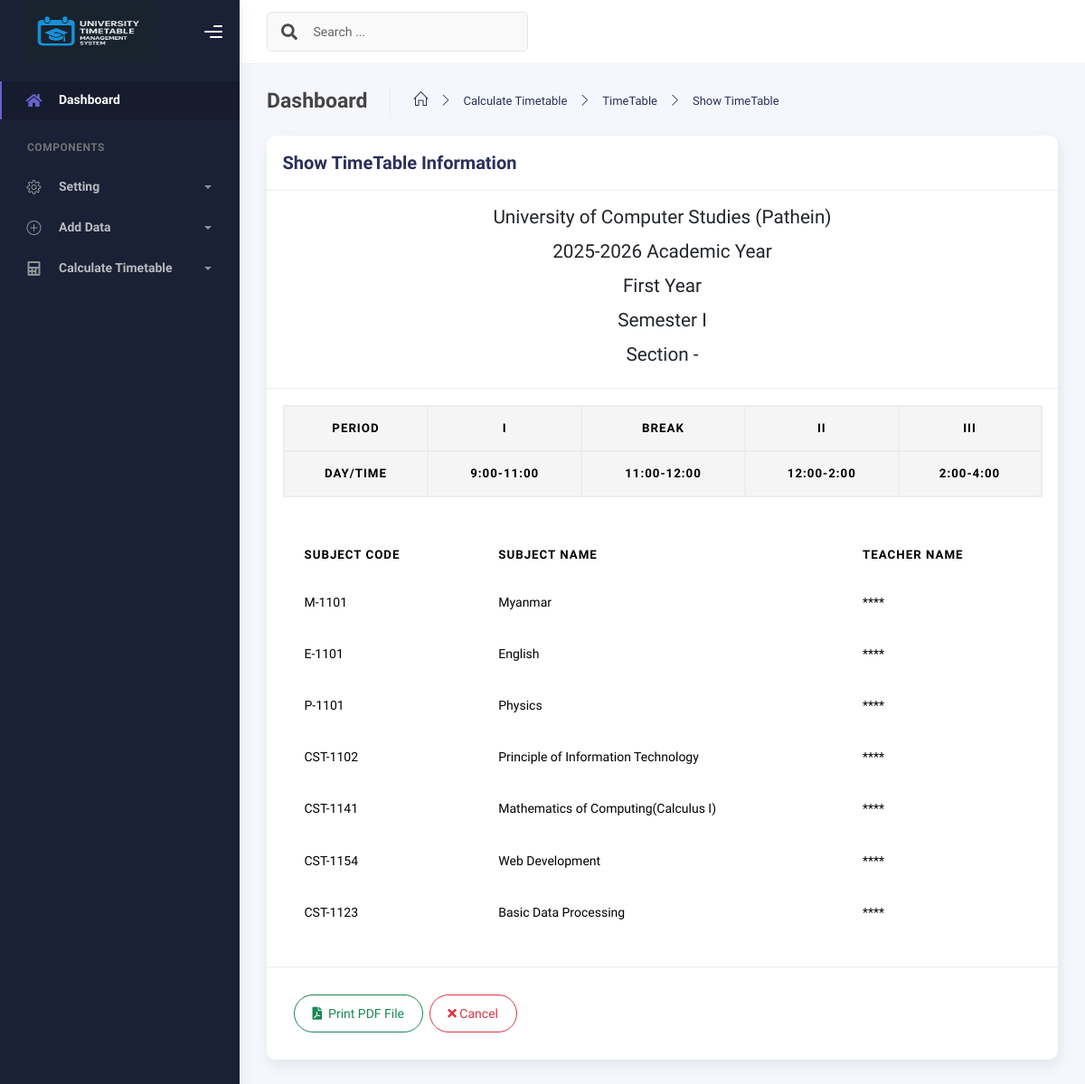
Before: /TimeTable_show.php?year_id=1 with the older database file.
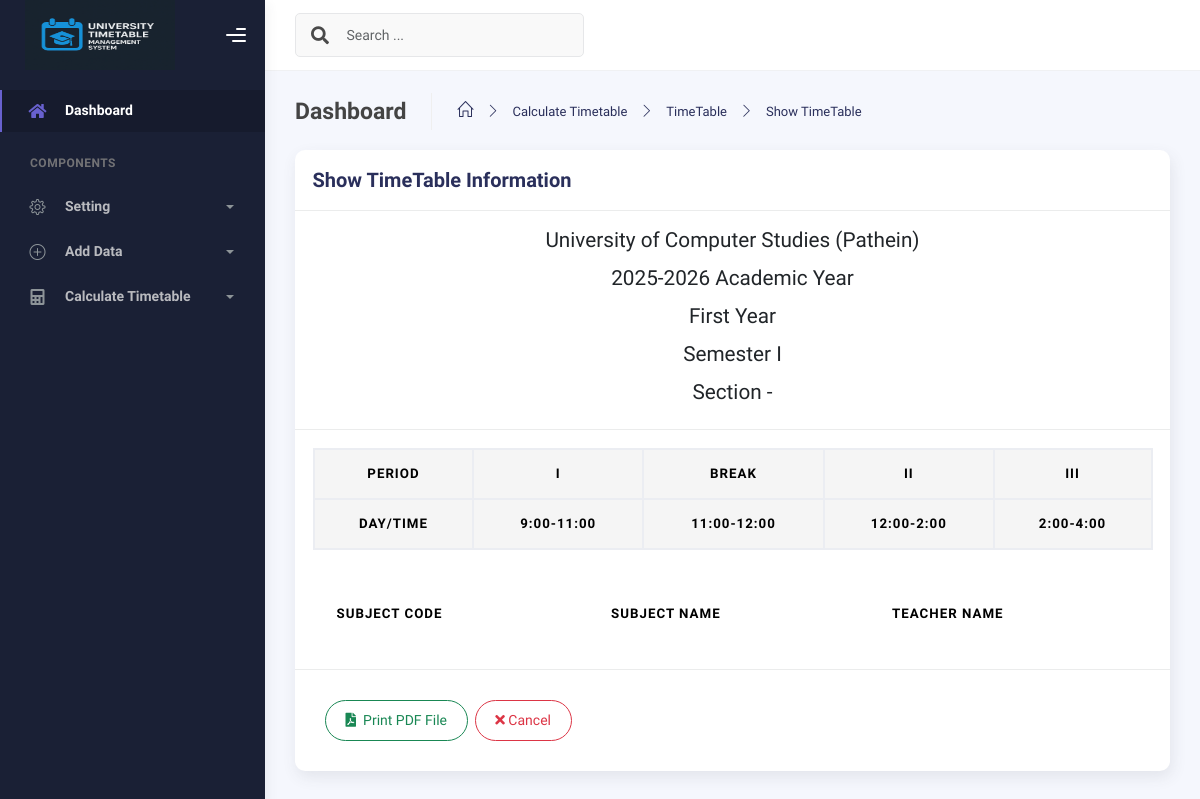
After: the same page with the newer database file.
### tables this page shows
CREATE TABLE `year` (
  `year_id` int(6) NOT NULL,
  `year_name` varchar(50) NOT NULL,
  `acdyear` varchar(20) NOT NULL,
  `semester` varchar(50) NOT NULL
);

CREATE TABLE `subject` (
  `sub_id` int(6) NOT NULL,
  `scode` varchar(20) NOT NULL,
  `sname` varchar(100) NOT NULL,
  `year_id` int(11) NOT NULL,
  `pre_requisite` varchar(20) NOT NULL,
  `credit_unit` int(11) NOT NULL,
  `type` varchar(20) NOT NULL,
  `dept_code` varchar(20) NOT NULL,
  `degree_type` varchar(20) NOT NULL
);

### TimeTable_show.php (the view, shortened to what this page needs)
<?php include('conn.php');
$year_id = isset($_GET['year_id']) ? $_GET['year_id'] : null;
if ($year_id) {
    $stmt = $con->prepare("SELECT acdyear, year_name, semester FROM year WHERE year_id = ?");
    $stmt->bind_param("i", $year_id);
    $stmt->execute();
    $result = $stmt->get_result();
    if ($row = $result->fetch_assoc()) {
        $acdyear =$row['acdyear'];
        $year_name= $row['year_name'];
        $semester= $row['semester'];
    }
}
$section_id = isset($_GET['section_id']) ? $_GET['section_id'] : null;
    $stmt = $con->prepare("SELECT section_name FROM section WHERE section_id = ?");
    $stmt->bind_param("s", $section_id);
    $stmt->execute();
    $section_name = $stmt->get_result()->fetch_assoc()['section_name'];
$teacher_names = [];
$stmt = $con->prepare("SELECT sname, scode FROM subject WHERE year_id = ?");
$stmt->bind_param("i", $year_id);
$stmt->execute();
$result = $stmt->get_result();
$subjects = [];
while ($row = $result->fetch_assoc()) {
    $subjects[] = $row;
}
?>
<!DOCTYPE html>
<html lang="en">
  <head>
    <link rel="stylesheet" href="assets/css/bootstrap.min.css" />
    <link rel="stylesheet" href="assets/css/plugins.min.css" />
    <link rel="stylesheet" href="assets/css/kaiadmin.min.css" />
  </head>
  <body>
    <div class="wrapper">
              <div class="sidebar" data-background-color="dark">
            <div class="sidebar-logo">
                <div class="logo-header" data-background-color="dark">
                    <a href="index.php" class="logo">
                        <img
                            src="assets/img/Timetable/logo.png"
                            alt="navbar brand"
                            class="navbar-brand"
                            height="70"
                            width="150" />
                    </a>
                    <div class="nav-toggle">
                        <button class="btn btn-toggle toggle-sidebar">
                            <i class="gg-menu-right"></i>
                        </button>
                    </div>
                </div>
            </div>
            <div class="sidebar-wrapper scrollbar scrollbar-inner">
                <div class="sidebar-content">
                    <ul class="nav nav-secondary">
                        <li class="nav-item active">
                            <a href="index.php">
                                <i class="fas fa-home"></i>
                                <p>Dashboard</p>
                            </a>
                        </li>
                        <li class="nav-section">
                            <h4 class="text-section">Components</h4>
                        </li>
                        <li class="nav-item">
                            <a data-bs-toggle="collapse" href="#base">
                                <i class="icon-settings"></i>
                                <p>Setting</p>
                                <span class="caret"></span>
                            </a>
                        </li>
                        <li class="nav-item">
                            <a data-bs-toggle="collapse" href="#sidebarLayouts">
                                <i class="icon-plus"></i>
                                <p>Add Data</p>
                                <span class="caret"></span>
                            </a>
                        </li>
                        <li class="nav-item">
                            <a data-bs-toggle="collapse" href="#forms">
                                <i class="fas fa-calculator"></i>
                                <p>Calculate Timetable</p>
                                <span class="caret"></span>
                            </a>
                        </li>
                    </ul>
                </div>
            </div>
        </div>
      <div class="main-panel">
        <div class="main-header">
          <nav
            class="navbar navbar-header navbar-header-transparent navbar-expand-lg border-bottom"
          >
            <div class="container-fluid">
              <nav
                class="navbar navbar-header-left navbar-expand-lg navbar-form nav-search p-0 d-none d-lg-flex"
              >
                <div class="input-group">
                  <div class="input-group-prepend">
                    <button type="submit" class="btn btn-search pe-1">
                      <i class="fa fa-search search-icon"></i>
                    </button>
                  </div>
                  <input
                    type="text"
                    placeholder="Search ..."
                    class="form-control"
                  />
                </div>
              </nav>
            </div>
          </nav>
        </div>
        <div class="container">
          <div class="page-inner">
            <div class="page-header">
              <h4 class="page-title">Dashboard</h4>
              <ul class="breadcrumbs">
                <li class="nav-home">
                  <a href="index.php">
                    <i class="icon-home"></i>
                  </a>
                </li>
                <li class="separator">
                  <i class="icon-arrow-right"></i>
                </li>
                <li class="nav-item">
                  <a href="TimeTable.php">Calculate Timetable</a>
                </li>
                <li class="separator">
                  <i class="icon-arrow-right"></i>
                </li>
                <li class="nav-item">
                  <a href="TimeTable.php">TimeTable</a>
                </li>
                 <li class="separator">
                  <i class="icon-arrow-right"></i>
                </li>
                <li class="nav-item">
                  <a href="TimeTable_show.php">Show TimeTable</a>
                </li>
              </ul>
            </div>
            <div class="page-category">
              <div class="col-md-12">
                <div class="card">
                  <form action="Auto_process.php" method="post">
                  <div class="card-header">
                    <div class="d-flex align-items-center">
                      <h4 class="card-title">Show TimeTable Information</h4>
                    </div>
                  </div>
                    <div class="card-header  text-center">
                    <div class="align-items-center ">
                      <h4>University of Computer Studies (Pathein)</h4>
                      <h4><?php echo $acdyear; ?> Academic Year</h4>
                      <h4><?php echo $year_name; ?></h4>
                      <h4><?php echo $semester; ?></h4>
                      <h4>Section - <?php echo $section_name; ?></h4>
                    </div>
                  </div>
                  <div class="card-body">
                    <div class="table-responsive">
                      <table id="add-row" class="table text-center">
                        <thead class="table-info">
                          <tr>
                            <th>Period</th>
                            <th>I</th>
                            <th>Break</th>
                            <th>II</th>
                            <th>III</th>
                          </tr>
                          <tr>
                            <th>Day/Time</th>
                            <th>9:00-11:00</th>
                            <th>11:00-12:00</th>
                            <th>12:00-2:00</th>
                            <th>2:00-4:00</th>
                          </tr>
                        </thead>
                      </table>
                      <table class="display table table-hover" style="margin-top: 40px;">
                        <thead>
                          <tr style="border: none;">
                            <th style="border: none;">Subject Code</th>
                            <th style="border: none;">Subject Name</th>
                            <th style="border: none;">Teacher Name</th>
                          </tr>
                        </thead>
                        <tbody>
                        <?php
                  $i = 0;
                  foreach ($subjects as $data) {
                  echo "<tr style='border: none;'>";
                  echo "<td style='border: none;'>" . htmlspecialchars($data["scode"]) . "</td>";
                  echo "<td style='border: none;'>" . htmlspecialchars($data["sname"]) . "</td>";
                  if (isset($teacher_names[$i])) {
                    echo "<td style='border: none;'>" . htmlspecialchars($teacher_names[$i]) . "</td>";
                  } else {
                    echo "<td style='border: none;'>****</td>";
                    }
                    echo "</tr>";
                  $i++;
                  }
                  ?>
                        </tbody>
                      </table>
                    </div>
                  </div>
                    <div class="card-action d-flex gap-2 flex-wrap">
                      <button type="submit" class="btn btn-outline-success btn-round" name="print">
                        <i class="fa fa-file-pdf me-1"></i>
                        Print PDF File
                      </button>
                      <button type="button" class="btn btn-outline-danger btn-round"  onclick="window.location.href='TimeTable.php'"><i class="fa fa-times me-1"></i>Cancel</button>
                    </div>
                    </form>
                  </div>
                </div>
              </div>
            </div>
          </div>
        </div>
        <footer class="footer">
          <div class="container-fluid d-flex justify-content-between">
            <nav class="pull-left">
              <ul class="nav">
                <li class="nav-item">
                  <a class="nav-link" href="#"> Help </a>
                </li>
                <li class="nav-item">
                  <a class="nav-link" href="#"> Licenses </a>
                </li>
              </ul>
            </nav>
            <div class="copyright">
              <a href="http://www.ucspathein.edu.mm">UCS(Pathein)</a>
            </div>
            <div>
              <a target="_blank" href="http://www.themekita.com">ThemeKita</a>.
            </div>
          </div>
        </footer>
      </div>
  </body>
</html>

### TimeTable_show.php (style rules this page uses)
#add-row th, #add-row td { border: 2px solid black; border-collapse: collapse; text-align: center; vertical-align: middle; font-weight: bold; }
#add-row th { background-color: #f5f5f5; color: black; }

Changed rows visible on the page:
removed subject: scode "M-1101", sname "Myanmar"
removed subject: scode "E-1101", sname "English"
removed subject: scode "P-1101", sname "Physics"
removed subject: scode "CST-1102", sname "Principle of Information Technology"
removed subject: scode "CST-1141", sname "Mathematics of Computing(Calculus I)"
removed subject: scode "CST-1154", sname "Web Development"
removed subject: scode "CST-1123", sname "Basic Data Processing"
